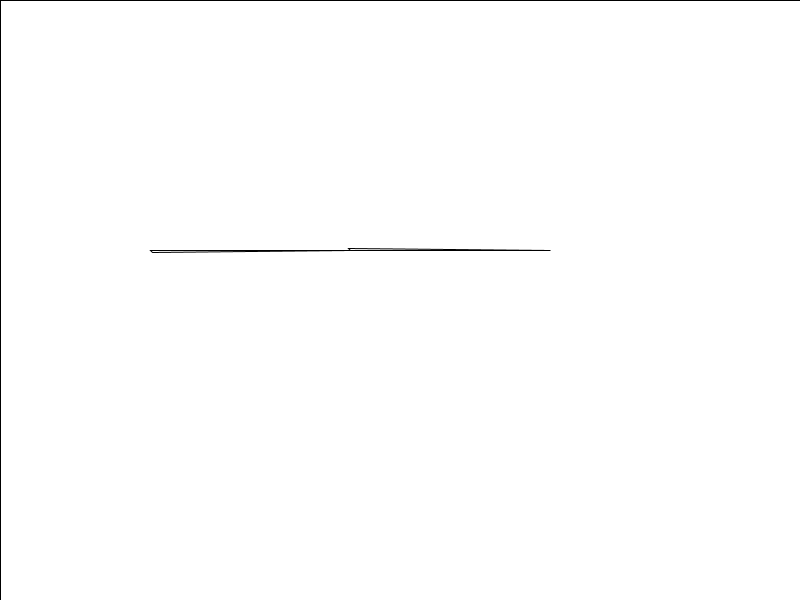
Frame 1 (no input)
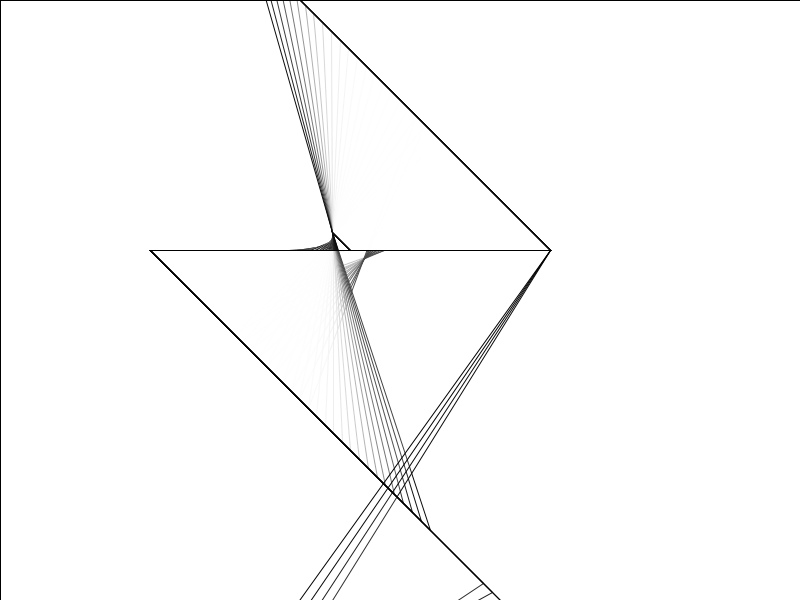
Frame 60 (the mouse pressed at the canvas centre just before this capture)
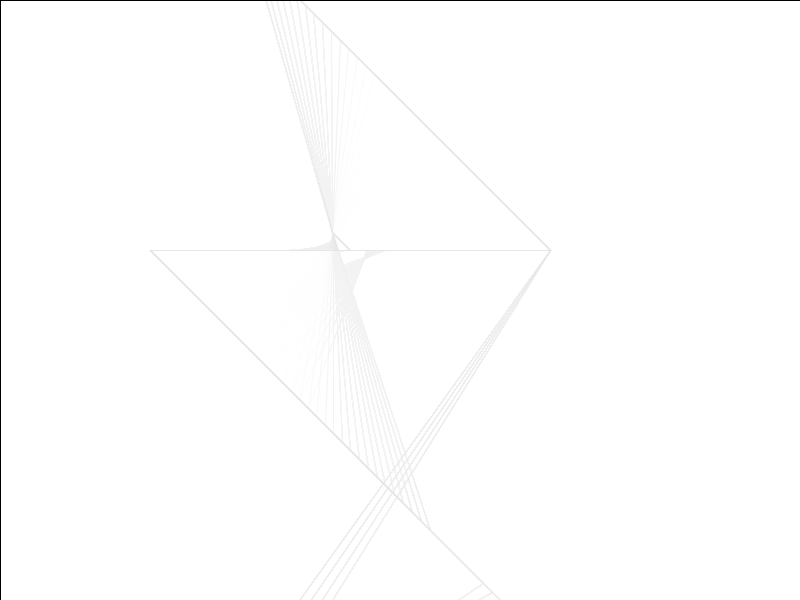
Frame 120 (the mouse held since frame 60 and released just before this capture)

The Processing sketch that drew these frames (run headless with seeded random() and noise(); from frame 60 on, the mouse is pressed at the canvas centre):

// Processing sketch: processing_174823
// ── processing_174823.pde

int screenW = 800;
int screenH = 800;
float[] realx = {200.0,400.0,600.0};
float[] prevrealx = {200,400,600};
float[] realy = {300.0,300.0,300.0};
float[] prevrealy = {300,300,300};
int[] x = {200,400,600};
int[] y = {300,300,300};
int[] prevx = {200,400,600};
int[] prevy = {300,300,300};
color[] col = {0,0,0};
float[] dirx = {2.0,-2.0,1.0};
float[] diry = {2.0,-2.0,1.0};
float[] accx = {1.0,0.0,-1.0};
float[] accy = {1.0,0.0,-1.0};
int[] dur = {4,3,2};
int t = 0;
color back = 255;
int trans =50;
 
void setup(){
  size(800,600);
  smooth();
  background(255); }
 
void draw(){
  if(t % 15 == 0)
  {
    fill(back,10);
    rect(0,0,screenW,screenH);
  }
   
  if(mousePressed)
  {
      for(int n = 0; n < 3; n++)
      {
        realx[n] = mouseX+trans;
        realy[n] = mouseY+trans;
      }
      return;
  }
  if(keyPressed && key == 'x')
  {
      if(back == 0)
      {
        back = 255;
      }
      else
      {
        back = 0;
      }
  }
   
  t = 100 + ((t + 1 + 255) % 255);
   
  for(int n = 0; n < 3; n++)
  {
   
    {
      dirx[n] += accx[n];
      diry[n] += accy[n];
    }

    {
      dirx[n] *= 0.9;
      diry[n] *= 0.9;
    }
    realx[n] = (screenW + realx[n] + dirx[n]) % screenW;
    realy[n] = (screenH + realy[n] + diry[n]) % screenH;
    x[n] = (int)realx[n];
    y[n] = (int)realy[n];
    dur[n] -= 1;
     
     
    println("accx[0]= " + accx[n] + "accx[1] = " + accx[1] + "accx[2] = " + accx[2]);
     
    switch(n) 
 
    { 
    }
    fill(col[n],255);
    int distance = (int)(sqrt(pow((x[n] - x[(n+1)%3]),2) + pow((y[n] - y[(n+1)%3]),2)));
    if(distance < 318)
    {
   
      {
        int alph = 255 - (int)(distance*0.8);
     
          fill(0,0,0,alph);

          fill(255,255,255,alph);
        quad(x[n]-trans,y[n]-trans,x[(n+1)%3]-trans,y[(n+1)%3]-trans,prevx[(n+1)%3]-trans,prevy[(n+1)%3]-trans,prevx[n]-trans,prevy[n]-trans);
      }
    }
  
  }
}
